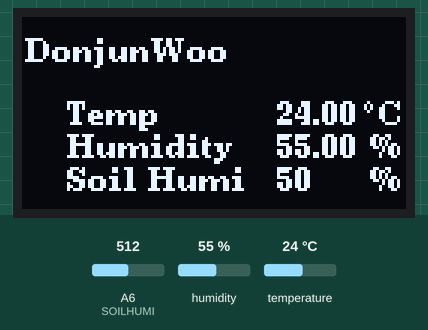
Simulated run of this sketch. Board: Arduino Nano, built with avr-gcc and run on an emulated ATmega328P. Shown: 128×64 one-colour display. The inputs (shaded band) are chosen by the test bench; at power-on: humidity 55 %, A6 (SOILHUMI) = 512, temperature 24 °C.

Above: at 6.9 s.
7.0 s: humidity set to 22 %
At 9.6 s:
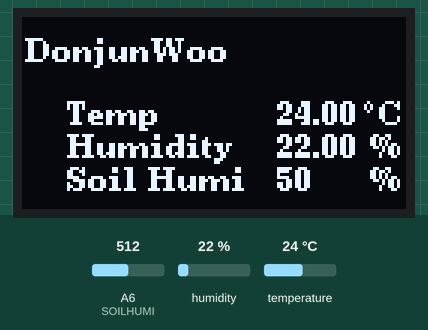
11.6 s: A6 (SOILHUMI) set to 716
At 13.6 s:
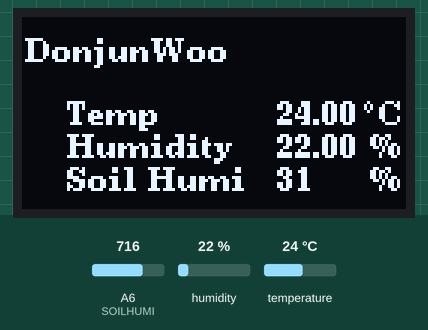
16.2 s: temperature set to 12 °C
At 19.2 s:
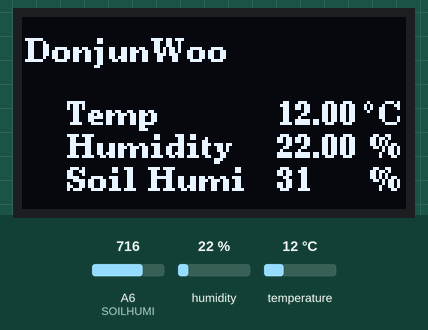
20.8 s: A6 (SOILHUMI) set to 900
At 23.2 s:
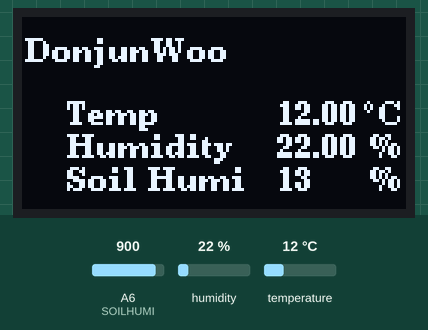
25.4 s: humidity set to 40 %
At 28.8 s:
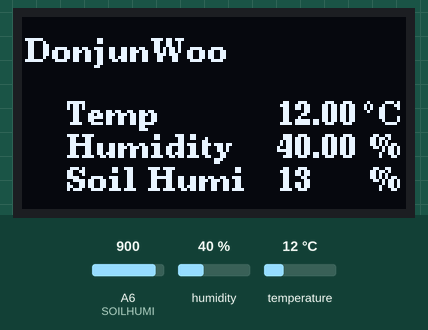
30.0 s: A6 (SOILHUMI) set to 1023
At 31.5 s:
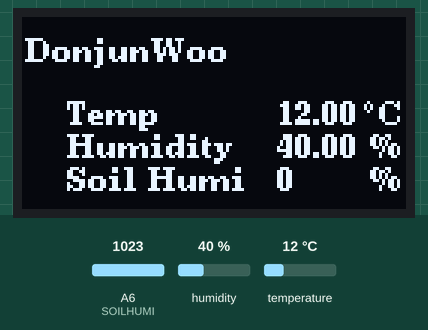
Timing chart, 0 to 33.0 s (numbered marks = the images above; inputs shaded):
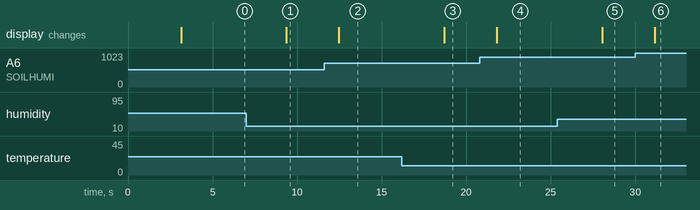

Measured:
- after the input at 7.0 s, the display: changes after 2.4 s (image 1)
- after the input at 11.6 s, the display: changes after 0.88 s (image 2)
- after the input at 16.2 s, the display: changes after 2.5 s (image 3)
- after the input at 20.8 s, the display: changes after 1.0 s (image 4)
- after the input at 25.4 s, the display: changes after 2.6 s (image 5)
- after the input at 30.0 s, the display: changes after 1.1 s (image 6)

The sketch:

Arduino_day1.ino
```cpp
#include "DHT.h"        // DHT 사용
#include <U8g2lib.h>    // OLED 사용
U8G2_SH1106_128X64_NONAME_F_HW_I2C u8g2(U8G2_R0, U8X8_PIN_NONE);

#define DHTPIN A1       // 온/습도 - A1 pin
#define DHTTYPE DHT22   // DHT22 버전을 사용하겠다.

#define SOILHUMI A6     // 토양 습도 - A6 pin

DHT dht(DHTPIN, DHTTYPE); // 핀 = A1 , 모델 = DHT22

uint32_t DataCaptureDelay = 3000; //3초마다 실행
uint32_t DataCapture_ST = 0;       //실행시간 시간

float Temp;     //온도 사용 위한 선언
float Humi;     //습도 사용 위한 선언
int soil = 0;   //토양 습도확인

void setup(void) {
  //시리얼 통신
  Serial.begin(9600);

  //온도 습도 + OELD + 토지 사용
  dht.begin();
  u8g2.begin();
  pinMode(SOILHUMI, INPUT);

  //3초 살행
  DataCapture_ST = millis();
}

void loop(void) {
  if((millis() - DataCapture_ST) > DataCaptureDelay){ // 매 3초마다 업데이트
    //각 필요한 정보 READ
    Humi = dht.readHumidity();
    Temp = dht.readTemperature();
    soil = map(analogRead(SOILHUMI),0,1023,100,0);

    if (isnan(Humi) || isnan(Temp)){ //에러 처리
      Serial.println(F("Failed to read from DHT sensor!"));
      return;
   }

  OLEDdraw();
  DataCapture_ST =millis();
  }
}


void OLEDdraw(){
  //매 출력 시작할 때 초기화
  u8g2.clearBuffer();

  //폰트 지정 및 동준우 출력
  u8g2.setFont(u8g2_font_ncenB08_te);
  u8g2.drawStr(1, 15, "DonjunWoo");

  //온도
  u8g2.drawStr(15, 36, "Temp");
  u8g2.setCursor(85,36);
  u8g2.print(Temp);
  u8g2.drawStr(114,36,"\xb0");
  u8g2.drawStr(119,36,"C");

  //습도
  u8g2.drawStr(15,47,"Humidity");
  u8g2.setCursor(85,47);
  u8g2.print(Humi);
  u8g2.drawStr(116,47,"%");

  //토양 습도 체크
  u8g2.drawStr(15,58,"Soil Humi");
  u8g2.setCursor(85,58);
  u8g2.print(soil);
  u8g2.drawStr(116,58,"%");

  //버퍼 전송
  u8g2.sendBuffer();
}
```
